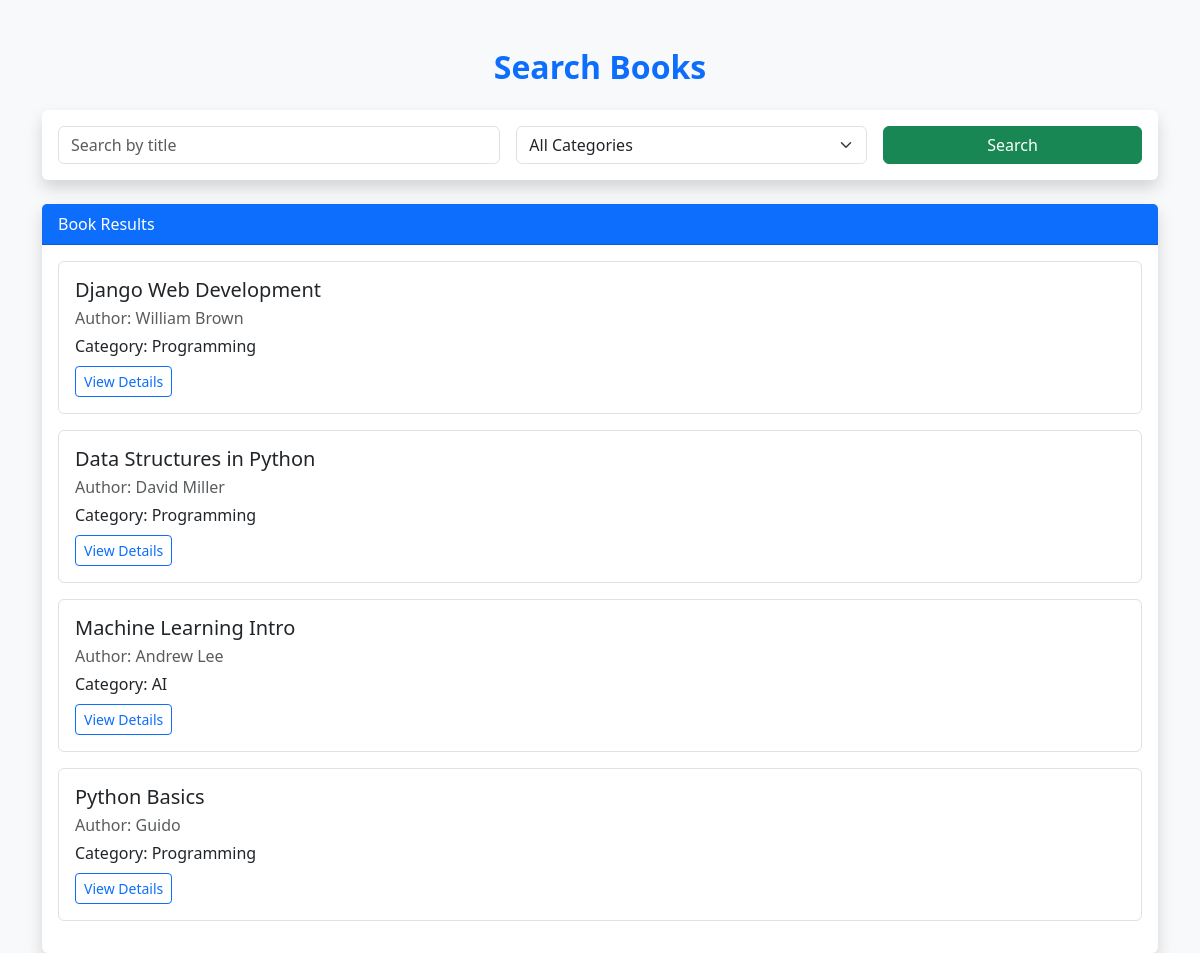
/books/search/, run on the app's committed database.
### books/models.py (models this page shows, shortened)
class Book(models.Model):
    title = models.CharField(max_length=200)
    author = models.CharField(max_length=150)
    isbn = models.CharField(max_length=20, unique=True)
    category = models.ForeignKey(Category, on_delete=models.CASCADE)
    quantity = models.PositiveIntegerField(default=1)
    available = models.PositiveIntegerField(default=1)
    description = models.TextField(blank=True, null=True)
    added_on = models.DateTimeField(auto_now_add=True)

class Category(models.Model):
    name = models.CharField(max_length=100, unique=True)

### books/views.py (the view)
# urls.py: path('search/', views.search_book, name='search_book'),
def search_book(request):
    query = request.GET.get('q')
    category_id = request.GET.get('category')
    books = Book.objects.all()
    categories = Category.objects.all()
    if query:
        books = books.filter(title__icontains=query)
    if category_id:
        books = books.filter(category_id=category_id)
    return render(request, 'books/search_book.html', {
        'books': books,
        'categories': categories,
        'query': query
    })

### books/templates/books/search_book.html (shortened to what this page needs)
<!DOCTYPE html>
<html lang="en">
<head>
    <link
        href="https://cdn.jsdelivr.net/npm/bootstrap@5.3.2/dist/css/bootstrap.min.css"
        rel="stylesheet"
    >
</head>
<body class="bg-light">
<div class="container mt-5">
    <div class="text-center mb-4">
        <h2 class="fw-bold text-primary">Search Books</h2>
    </div>
    <div class="card shadow border-0 mb-4">
        <div class="card-body">
            <form method="get" class="row g-3">
                <div class="col-md-5">
                    <input
                        type="text"
                        name="q"
                        class="form-control"
                        placeholder="Search by title"
                    >
                </div>
                <div class="col-md-4">
                    <select name="category" class="form-select">
                        <option value="">All Categories</option>
                    </select>
                </div>
                <div class="col-md-3 d-grid">
                    <button type="submit" class="btn btn-success">
                        Search
                    </button>
                </div>
            </form>
        </div>
    </div>
    <div class="card shadow border-0">
        <div class="card-header bg-primary text-white">
            Book Results
        </div>
        <div class="card-body">
            {% for book in books %}
                <div class="border rounded p-3 mb-3">
                    <h5 class="mb-1">{{ book.title }}</h5>
                    <p class="mb-1 text-muted">
                        Author: {{ book.author }}
                    </p>
                    <p class="mb-2">
                        Category: {{ book.category.name }}
                    </p>
                    <a href="{% url 'book_details' book.id %}" class="btn btn-sm btn-outline-primary">
                        View Details
                    </a>
                </div>
            {% empty %}
                <div class="alert alert-warning text-center">
                    No books found.
                </div>
            {% endfor %}
        </div>
    </div>
</div>
</body>
</html>

### data on the page
Book: title "Django Web Development", author "William Brown", category.name "Programming"
Book: title "Data Structures in Python", author "David Miller", category.name "Programming"
Book: title "Machine Learning Intro", author "Andrew Lee", category.name "AI"
Book: title "Python Basics", author "Guido", category.name "Programming"
